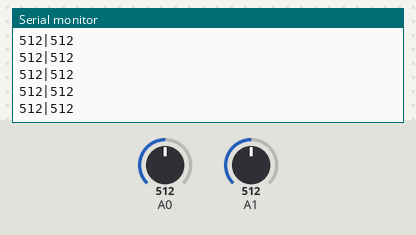
The sketch below on a simulated Arduino Uno, built with avr-gcc and run on an emulated ATmega328P. Shown: the last lines printed to the serial monitor. The inputs (shaded band) are chosen by the test bench; at power-on: A0 = 512, A1 = 512.

Above: at 1.2 s.
1.3 s: A0 set to 990
At 2.3 s:
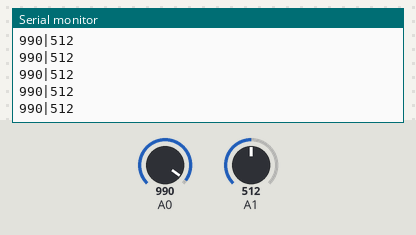
2.8 s: A0 set to 1009
At 3.5 s:
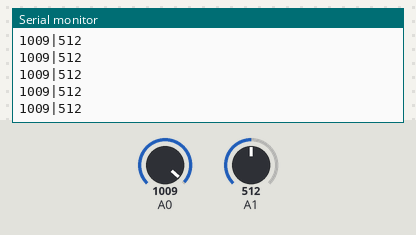
Timing chart, 0 to 5.8 s (numbered marks = the images above; inputs shaded):
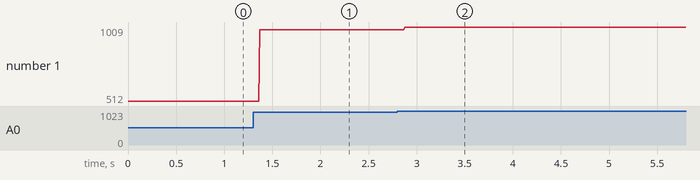

The sketch:

rgenov2Lab9.ino
```cpp
// Raphael Genova - 667495961
// Lab 9 - Graphing sensor data on a PC
// Description - Connect two analog devices to the arduino and plot the data received on the computer using processing.
//               Data could be displayed in two separate graphs  or both on one graph .
// Assumption - should look like live readings of sensors that are out of reach
// References - looked up on the Internet and came across the Ardunio discussion boards about it,
//              Arduino Reference sheet on. Main reference for graphing: https://www.instructables.com/id/Double-Sensor-Graphs-With-Processing/
void setup() {
  // initialize the serial communication: (this is more for me to see what's being printed and read onto processing
  Serial.begin(9600);
}

void loop() {
  // send the value of analog input A0 (photoresistor) and A1 (potentiometer):
  Serial.print(analogRead(A0));
  Serial.print("|");
  Serial.print(analogRead(A1));
  Serial.println("");
  // reading:
  delay(2);
}
```

Measured:
- after the input at 1.3 s, the serial monitor: prints a new line after 0.07 s (image 1)
- after the input at 2.8 s, the serial monitor: prints a new line after 0.07 s (image 2)
- plotted number 1: 512 → 990 after the input at 1.3 s, 990 → 1009 after the input at 2.8 s
